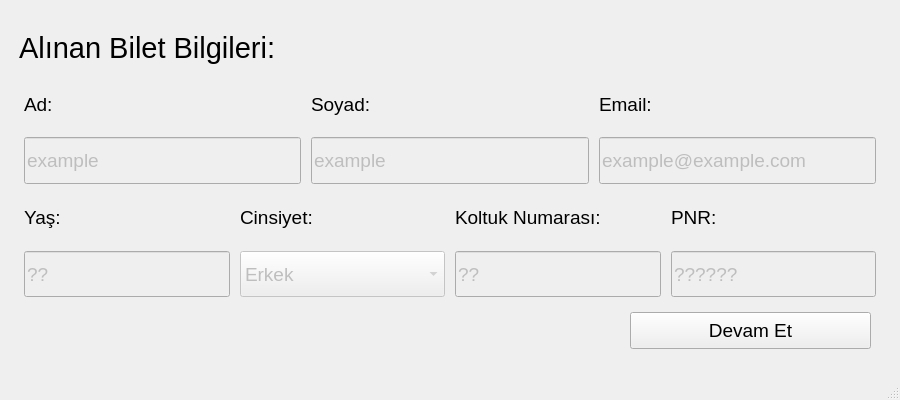
<?xml version="1.0" encoding="UTF-8"?>
<ui version="4.0">
 <class>ticket_info_window</class>
 <widget class="QMainWindow" name="ticket_info_window">
  <property name="geometry">
   <rect>
    <x>0</x>
    <y>0</y>
    <width>900</width>
    <height>400</height>
   </rect>
  </property>
  <property name="sizePolicy">
   <sizepolicy hsizetype="Minimum" vsizetype="Minimum">
    <horstretch>0</horstretch>
    <verstretch>0</verstretch>
   </sizepolicy>
  </property>
  <property name="minimumSize">
   <size>
    <width>900</width>
    <height>400</height>
   </size>
  </property>
  <property name="maximumSize">
   <size>
    <width>900</width>
    <height>400</height>
   </size>
  </property>
  <property name="windowTitle">
   <string>Bilet Bilgileri</string>
  </property>
  <widget class="QWidget" name="centralwidget">
   <layout class="QVBoxLayout" name="verticalLayout">
    <item>
     <layout class="QVBoxLayout" name="verticalLayout_3">
      <property name="spacing">
       <number>0</number>
      </property>
      <property name="leftMargin">
       <number>10</number>
      </property>
      <property name="topMargin">
       <number>10</number>
      </property>
      <property name="rightMargin">
       <number>10</number>
      </property>
      <property name="bottomMargin">
       <number>10</number>
      </property>
      <item>
       <layout class="QHBoxLayout" name="horizontalLayout_6"/>
      </item>
      <item>
       <layout class="QHBoxLayout" name="horizontalLayout_7"/>
      </item>
      <item>
       <layout class="QHBoxLayout" name="horizontalLayout">
        <item>
         <widget class="QLabel" name="label_10">
          <property name="sizePolicy">
           <sizepolicy hsizetype="Minimum" vsizetype="Minimum">
            <horstretch>0</horstretch>
            <verstretch>0</verstretch>
           </sizepolicy>
          </property>
          <property name="font">
           <font>
            <pointsize>22</pointsize>
           </font>
          </property>
          <property name="text">
           <string>Alınan Bilet Bilgileri:</string>
          </property>
         </widget>
        </item>
       </layout>
      </item>
      <item>
       <layout class="QHBoxLayout" name="horizontalLayout_2" stretch="1,1,1">
        <property name="spacing">
         <number>10</number>
        </property>
        <property name="leftMargin">
         <number>5</number>
        </property>
        <property name="topMargin">
         <number>5</number>
        </property>
        <property name="rightMargin">
         <number>5</number>
        </property>
        <property name="bottomMargin">
         <number>5</number>
        </property>
        <item>
         <widget class="QLabel" name="label_49">
          <property name="sizePolicy">
           <sizepolicy hsizetype="Minimum" vsizetype="Minimum">
            <horstretch>0</horstretch>
            <verstretch>0</verstretch>
           </sizepolicy>
          </property>
          <property name="font">
           <font>
            <pointsize>14</pointsize>
           </font>
          </property>
          <property name="text">
           <string>Ad:</string>
          </property>
         </widget>
        </item>
        <item>
         <widget class="QLabel" name="label_16">
          <property name="sizePolicy">
           <sizepolicy hsizetype="Minimum" vsizetype="Minimum">
            <horstretch>0</horstretch>
            <verstretch>0</verstretch>
           </sizepolicy>
          </property>
          <property name="font">
           <font>
            <pointsize>14</pointsize>
           </font>
          </property>
          <property name="text">
           <string>Soyad:</string>
          </property>
         </widget>
        </item>
        <item>
         <widget class="QLabel" name="label_12">
          <property name="sizePolicy">
           <sizepolicy hsizetype="Minimum" vsizetype="Minimum">
            <horstretch>0</horstretch>
            <verstretch>0</verstretch>
           </sizepolicy>
          </property>
          <property name="font">
           <font>
            <pointsize>14</pointsize>
           </font>
          </property>
          <property name="text">
           <string>Email:</string>
          </property>
         </widget>
        </item>
       </layout>
      </item>
      <item>
       <layout class="QHBoxLayout" name="horizontalLayout_3" stretch="1,1,1">
        <property name="spacing">
         <number>10</number>
        </property>
        <property name="leftMargin">
         <number>5</number>
        </property>
        <property name="topMargin">
         <number>5</number>
        </property>
        <property name="rightMargin">
         <number>5</number>
        </property>
        <property name="bottomMargin">
         <number>5</number>
        </property>
        <item>
         <widget class="QLineEdit" name="name_ln">
          <property name="enabled">
           <bool>false</bool>
          </property>
          <property name="sizePolicy">
           <sizepolicy hsizetype="Minimum" vsizetype="Minimum">
            <horstretch>0</horstretch>
            <verstretch>0</verstretch>
           </sizepolicy>
          </property>
          <property name="font">
           <font>
            <pointsize>14</pointsize>
           </font>
          </property>
          <property name="text">
           <string>example</string>
          </property>
         </widget>
        </item>
        <item>
         <widget class="QLineEdit" name="surname_ln">
          <property name="enabled">
           <bool>false</bool>
          </property>
          <property name="sizePolicy">
           <sizepolicy hsizetype="Minimum" vsizetype="Minimum">
            <horstretch>0</horstretch>
            <verstretch>0</verstretch>
           </sizepolicy>
          </property>
          <property name="font">
           <font>
            <pointsize>14</pointsize>
           </font>
          </property>
          <property name="text">
           <string>example</string>
          </property>
         </widget>
        </item>
        <item>
         <widget class="QLineEdit" name="email_ln">
          <property name="enabled">
           <bool>false</bool>
          </property>
          <property name="sizePolicy">
           <sizepolicy hsizetype="Minimum" vsizetype="Minimum">
            <horstretch>0</horstretch>
            <verstretch>0</verstretch>
           </sizepolicy>
          </property>
          <property name="font">
           <font>
            <pointsize>14</pointsize>
           </font>
          </property>
          <property name="inputMask">
           <string/>
          </property>
          <property name="text">
           <string>example@example.com</string>
          </property>
         </widget>
        </item>
       </layout>
      </item>
      <item>
       <layout class="QHBoxLayout" name="horizontalLayout_5" stretch="3,3,3,3">
        <property name="spacing">
         <number>10</number>
        </property>
        <property name="leftMargin">
         <number>5</number>
        </property>
        <property name="topMargin">
         <number>5</number>
        </property>
        <property name="rightMargin">
         <number>5</number>
        </property>
        <property name="bottomMargin">
         <number>5</number>
        </property>
        <item>
         <widget class="QLabel" name="label_50">
          <property name="sizePolicy">
           <sizepolicy hsizetype="Minimum" vsizetype="Minimum">
            <horstretch>0</horstretch>
            <verstretch>0</verstretch>
           </sizepolicy>
          </property>
          <property name="font">
           <font>
            <pointsize>14</pointsize>
           </font>
          </property>
          <property name="text">
           <string>Yaş:</string>
          </property>
         </widget>
        </item>
        <item>
         <widget class="QLabel" name="label_51">
          <property name="sizePolicy">
           <sizepolicy hsizetype="Minimum" vsizetype="Minimum">
            <horstretch>0</horstretch>
            <verstretch>0</verstretch>
           </sizepolicy>
          </property>
          <property name="font">
           <font>
            <pointsize>14</pointsize>
           </font>
          </property>
          <property name="text">
           <string>Cinsiyet:</string>
          </property>
         </widget>
        </item>
        <item>
         <widget class="QLabel" name="label_52">
          <property name="sizePolicy">
           <sizepolicy hsizetype="Minimum" vsizetype="Minimum">
            <horstretch>0</horstretch>
            <verstretch>0</verstretch>
           </sizepolicy>
          </property>
          <property name="font">
           <font>
            <pointsize>14</pointsize>
           </font>
          </property>
          <property name="text">
           <string>Koltuk Numarası:</string>
          </property>
         </widget>
        </item>
        <item>
         <widget class="QLabel" name="label_55">
          <property name="sizePolicy">
           <sizepolicy hsizetype="Minimum" vsizetype="Minimum">
            <horstretch>0</horstretch>
            <verstretch>0</verstretch>
           </sizepolicy>
          </property>
          <property name="font">
           <font>
            <pointsize>14</pointsize>
           </font>
          </property>
          <property name="text">
           <string>PNR:</string>
          </property>
         </widget>
        </item>
       </layout>
      </item>
      <item>
       <layout class="QHBoxLayout" name="horizontalLayout_4" stretch="3,3,3,3">
        <property name="spacing">
         <number>10</number>
        </property>
        <property name="leftMargin">
         <number>5</number>
        </property>
        <property name="topMargin">
         <number>5</number>
        </property>
        <property name="rightMargin">
         <number>5</number>
        </property>
        <property name="bottomMargin">
         <number>5</number>
        </property>
        <item>
         <widget class="QLineEdit" name="age_ln">
          <property name="enabled">
           <bool>false</bool>
          </property>
          <property name="sizePolicy">
           <sizepolicy hsizetype="Minimum" vsizetype="Minimum">
            <horstretch>0</horstretch>
            <verstretch>0</verstretch>
           </sizepolicy>
          </property>
          <property name="font">
           <font>
            <pointsize>14</pointsize>
           </font>
          </property>
          <property name="text">
           <string>??</string>
          </property>
         </widget>
        </item>
        <item>
         <widget class="QComboBox" name="gender_cmbx">
          <property name="enabled">
           <bool>false</bool>
          </property>
          <property name="sizePolicy">
           <sizepolicy hsizetype="Minimum" vsizetype="Minimum">
            <horstretch>0</horstretch>
            <verstretch>0</verstretch>
           </sizepolicy>
          </property>
          <property name="font">
           <font>
            <pointsize>14</pointsize>
           </font>
          </property>
          <item>
           <property name="text">
            <string>Erkek</string>
           </property>
          </item>
          <item>
           <property name="text">
            <string>Kadın</string>
           </property>
          </item>
         </widget>
        </item>
        <item>
         <widget class="QLineEdit" name="seat_num_ln">
          <property name="enabled">
           <bool>false</bool>
          </property>
          <property name="sizePolicy">
           <sizepolicy hsizetype="Minimum" vsizetype="Minimum">
            <horstretch>0</horstretch>
            <verstretch>0</verstretch>
           </sizepolicy>
          </property>
          <property name="font">
           <font>
            <pointsize>14</pointsize>
           </font>
          </property>
          <property name="text">
           <string>??</string>
          </property>
         </widget>
        </item>
        <item>
         <widget class="QLineEdit" name="pnr_num_ln">
          <property name="enabled">
           <bool>false</bool>
          </property>
          <property name="sizePolicy">
           <sizepolicy hsizetype="Minimum" vsizetype="Minimum">
            <horstretch>0</horstretch>
            <verstretch>0</verstretch>
           </sizepolicy>
          </property>
          <property name="font">
           <font>
            <pointsize>14</pointsize>
           </font>
          </property>
          <property name="text">
           <string>??????</string>
          </property>
         </widget>
        </item>
       </layout>
      </item>
      <item>
       <layout class="QHBoxLayout" name="horizontalLayout_8" stretch="5,2">
        <property name="spacing">
         <number>0</number>
        </property>
        <property name="leftMargin">
         <number>10</number>
        </property>
        <property name="topMargin">
         <number>10</number>
        </property>
        <property name="rightMargin">
         <number>10</number>
        </property>
        <property name="bottomMargin">
         <number>10</number>
        </property>
        <item>
         <widget class="QLabel" name="label">
          <property name="sizePolicy">
           <sizepolicy hsizetype="Minimum" vsizetype="Minimum">
            <horstretch>0</horstretch>
            <verstretch>0</verstretch>
           </sizepolicy>
          </property>
          <property name="text">
           <string/>
          </property>
         </widget>
        </item>
        <item>
         <widget class="QPushButton" name="continue_btn">
          <property name="sizePolicy">
           <sizepolicy hsizetype="Minimum" vsizetype="Minimum">
            <horstretch>0</horstretch>
            <verstretch>0</verstretch>
           </sizepolicy>
          </property>
          <property name="font">
           <font>
            <pointsize>14</pointsize>
           </font>
          </property>
          <property name="text">
           <string>Devam Et</string>
          </property>
         </widget>
        </item>
       </layout>
      </item>
     </layout>
    </item>
   </layout>
  </widget>
  <widget class="QMenuBar" name="menubar">
   <property name="geometry">
    <rect>
     <x>0</x>
     <y>0</y>
     <width>900</width>
     <height>21</height>
    </rect>
   </property>
  </widget>
  <widget class="QStatusBar" name="statusbar"/>
 </widget>
 <resources/>
 <connections/>
</ui>
